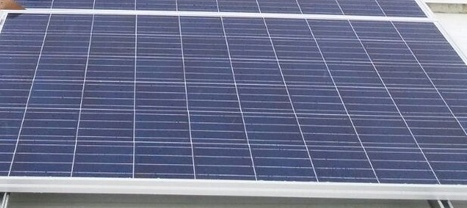
#> input picture vis_algorithms/Matches SIFT/image6.jpeg, 467 x 208 px, shrunk from 616 x 275 before the run
$ python example_matchingSIFT.py
#> lines starting #> are read from the running program, lines starting #| are printed output that depends on the picture
import numpy as np
import cv2
from matplotlib import pyplot as plt
img1 = cv2.imread('image6.jpeg',0)          # queryImage
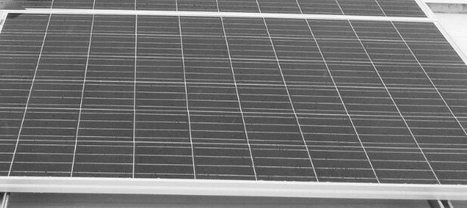
#> img1: shape (208, 467); min 38, max 255, mean 114.7
img2 = cv2.imread('image5.jpeg',0) # trainImage
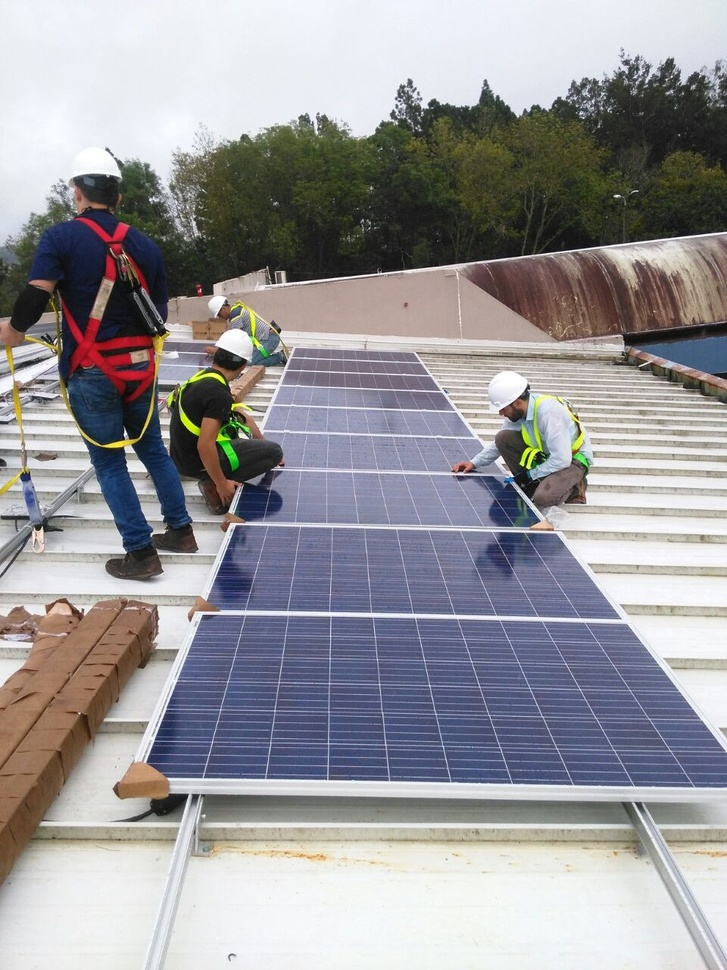
#> input picture vis_algorithms/Matches SIFT/image5.jpeg, 727 x 970 px, shrunk from 960 x 1280 before the run
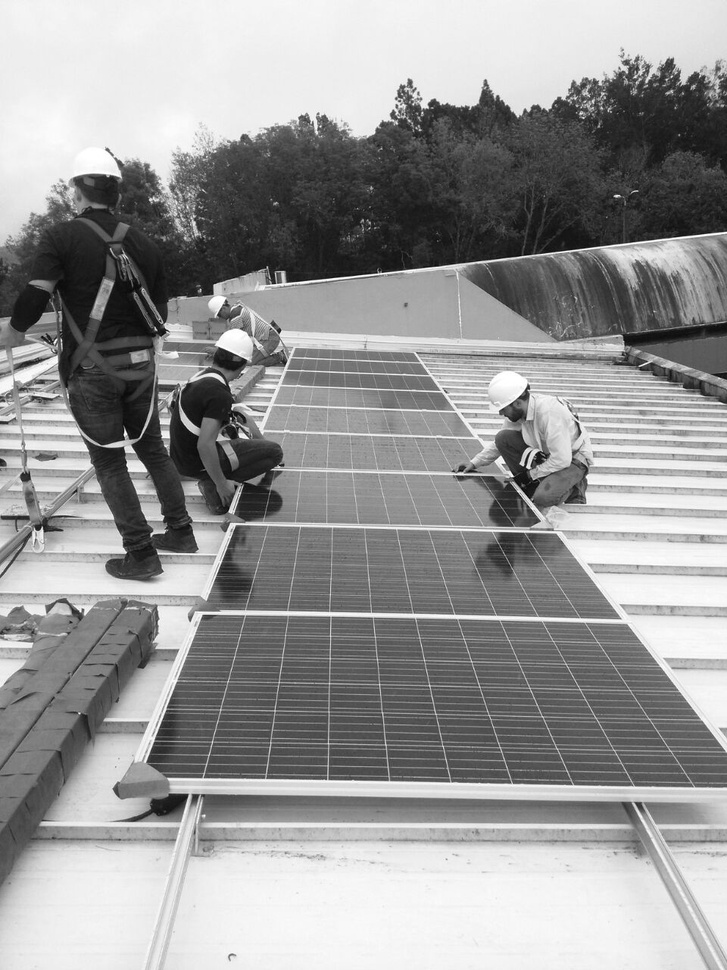
#> img2: shape (970, 727); min 1, max 255, mean 151.3
# Initiate SIFT detector
sift = cv2.xfeatures2d.SIFT_create()
# find the keypoints and descriptors with SIFT
kp1, des1 = sift.detectAndCompute(img1,None)
#> kp1 = 216 keypoints; strongest (x, y, size): (445, 202, 4), (440, 203, 2.2), (10, 16, 4.2), (8, 193, 2.3)
kp2, des2 = sift.detectAndCompute(img2,None)
#> kp2 = 2801 keypoints; strongest (x, y, size): (125, 434, 2.8), (165, 434, 6.5), (135, 466, 11.5), (616, 196, 2.5)
# BFMatcher with default params
bf = cv2.BFMatcher()
matches = bf.knnMatch(des1,des2, k=2)
#> matches = 216 matches
# Apply ratio test
good = []
for m,n in matches:
    if m.distance < 0.75*n.distance:
        good.append([m])
#> after the loop, good = 113 matches
# cv2.drawMatchesKnn expects list of lists as matches.
img3 = cv2.drawMatchesKnn(img1,kp1,img2,kp2,good[:50],2)
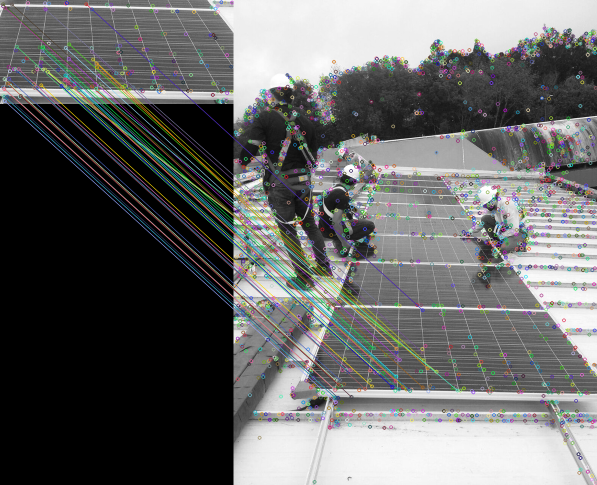
#> img3: shape (970, 1194, 3) (shown at 1/2 size); mean of channels 0, 1, 2 103.2, 103.7, 103.1; drawn as B, G, R
cv2.imwrite('matches3.png',img3)
